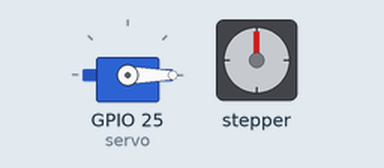
Simulated run of this sketch. Board: ESP32. Parts: servo, stepper motor. Stepper angles assume 2048 steps per turn.

Above: at 0.0 s.
At 11.86 s:
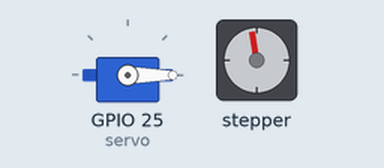
At 24.0 s:
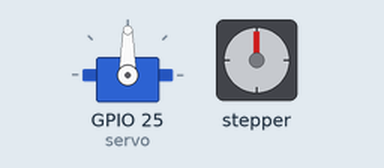
At 39.82 s:
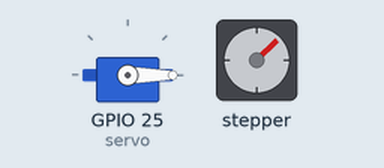
Timing chart, 0 to 40.0 s (numbered marks = the images above):
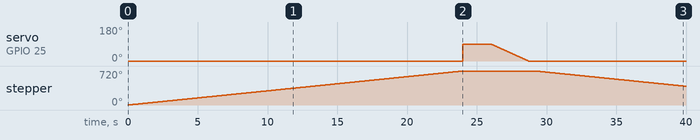

Measured:
- by itself, stepper: turns 720° clockwise in 24.0 s, then 324° counter-clockwise in 10.8 s

The sketch:

winder_releaser.ino
```cpp
#include <ESP32Servo.h>
#include <Stepper.h>

Stepper myStepper(2048, 12, 14, 27, 26);
Servo servo;

void setup() {
  myStepper.setSpeed(5);
  servo.attach(25);
  servo.write(0);
}

void slowSweep(int fromAngle, int toAngle, int stepDelay) {
  if (fromAngle < toAngle) {
    for (int pos = fromAngle; pos <= toAngle; pos++) {
      servo.write(pos);
      delay(stepDelay);
    }
  } else {
    for (int pos = fromAngle; pos >= toAngle; pos--) {
      servo.write(pos);
      delay(stepDelay);
    }
  }
}

void loop() {
  myStepper.step(4096);
  servo.write(90);
  delay(2000);
  slowSweep(90, 0, 30);
  delay(500);
  myStepper.step(-4096);
  servo.write(90);
  delay(2000);
  slowSweep(90, 0, 30);
  delay(500);
}
```
